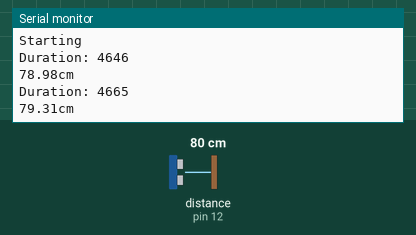
This sketch was run on a simulated Arduino Uno, built with avr-gcc and run on an emulated ATmega328P. Parts: the last lines printed to the serial monitor. Wiring (inferred from the names in the program): ultrasonic range finder: trigger pin 13; echo pin 12. The test bench sets the inputs (shaded band); at power-on: distance to the obstacle (sensor on pin 12) 80 cm. The echo pulse lasts 58.3 µs per cm.

Above: at 1.4 s.
1.5 s: distance to the obstacle (sensor on pin 12) set to 2 cm
At 2.7 s:
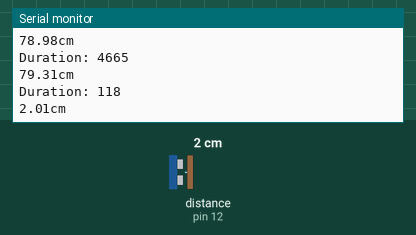
3.0 s: distance to the obstacle (sensor on pin 12) set to 4 cm
At 4.0 s:
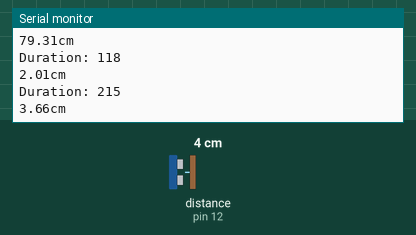
Timing chart, 0 to 6.0 s (numbered marks = the images above; inputs shaded):
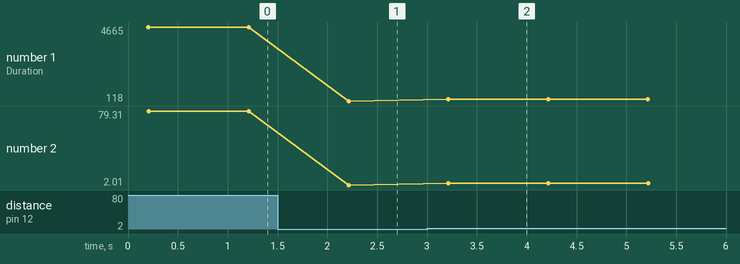

The sketch:

20201012_LAB2.ino
```cpp
const int trigPin = 13;
const int echoPin = 12;

long duration;
float distance;

void setup() {
  // put your setup code here, to run once:
  Serial.begin(115200);
  pinMode(trigPin, OUTPUT);
  pinMode(echoPin, INPUT);
  delay(200);
  Serial.println("Starting");
}

void loop() {
  // put your main code here, to run repeatedly:
  digitalWrite(trigPin, LOW);
  delayMicroseconds(2);
  digitalWrite(trigPin, HIGH);
  delayMicroseconds(10);
  digitalWrite(trigPin, LOW);

  duration = pulseIn(echoPin, HIGH);
  Serial.print("Duration: ");
  Serial.println(duration);
  distance = duration * 0.017;

  Serial.print(distance);
  Serial.println("cm");

  delay(1000);
}
```

Measured:
- after the input at 1.5 s, the serial monitor: prints a new line after 0.71 s (image 1)
- after the input at 3.0 s, the serial monitor: prints a new line after 0.21 s (image 2)
- plotted number 1: 4665 → 118 after the input at 1.5 s, 118 → 215 after the input at 3.0 s
- plotted number 2: 79.31 → 2.01 after the input at 1.5 s, 2.01 → 3.66 after the input at 3.0 s
